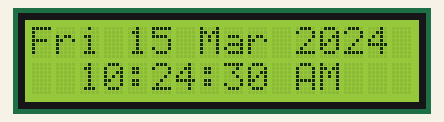
Simulated run of this program. Board: Raspberry Pi (BCM pin numbers). Parts: 16×2 character LCD. The clock reads 2024-03-15 10:24:30 at power-on unless the program sets it; every time zone reads the same local clock.

Above: at 0.1 s.
At 4.1 s:
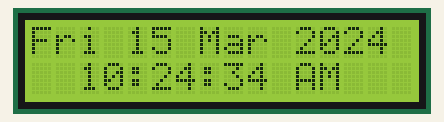
At 9.1 s:
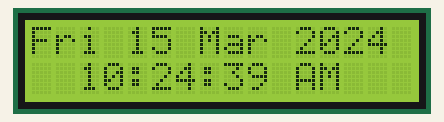
At 19.1 s:
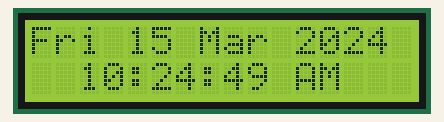
At 28.1 s:
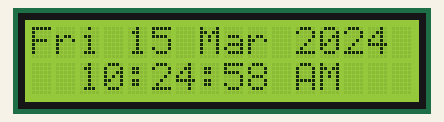
At 38.1 s:
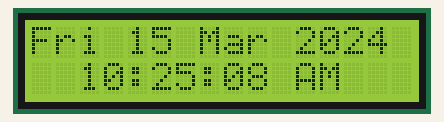

Measured:
- what the display in image 0 shows lasts 1.0 s, from 0.0 s to 1.0 s

The program:

timeLcd.py
```python
from time import sleep
from datetime import datetime
import board
from pytz import timezone
import digitalio
import adafruit_character_lcd.character_lcd as characterlcd

lcd_columns = 16
lcd_rows = 2

lcd_rs = digitalio.DigitalInOut(board.D22)
lcd_en = digitalio.DigitalInOut(board.D17)
lcd_d4 = digitalio.DigitalInOut(board.D25)
lcd_d5 = digitalio.DigitalInOut(board.D24)
lcd_d6 = digitalio.DigitalInOut(board.D23)
lcd_d7 = digitalio.DigitalInOut(board.D18)

lcd = characterlcd.Character_LCD_Mono(lcd_rs, lcd_en, lcd_d4, lcd_d5, lcd_d6,lcd_d7, lcd_columns, lcd_rows)

while True:
    fixed=datetime.now()
    lcd_line_1 = fixed.strftime('%a %d %b %Y\n')
    lcd_line_2=fixed.strftime("  %I:%M:%S %p")
    lcd.message = lcd_line_1+lcd_line_2
```
